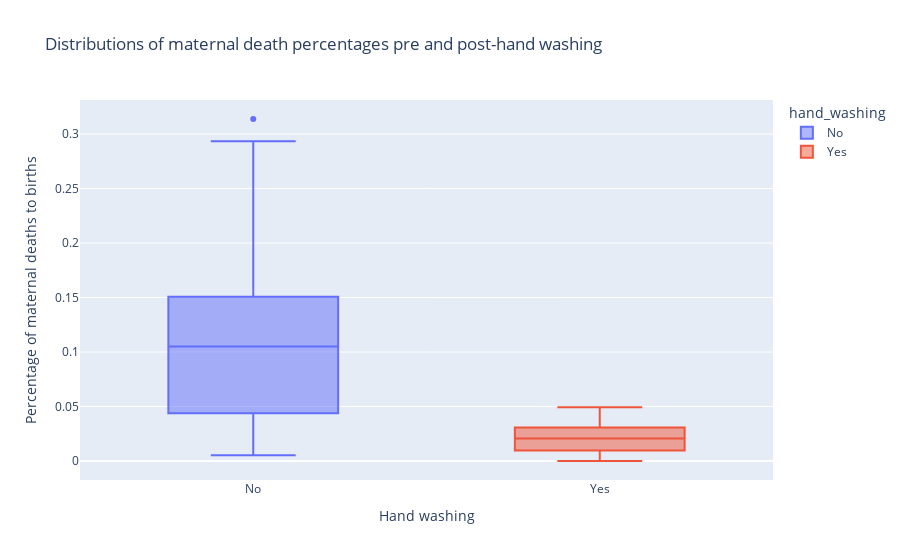

Notebook code for this chart:
### Code cell
box = px.box(df_monthly, 
             x='hand_washing', 
             y='pct_deaths',
             color='hand_washing',
             title='Distributions of maternal death percentages pre and post-hand washing')
 
box.update_layout(xaxis_title='Hand washing',
                  yaxis_title='Percentage of maternal deaths to births')
 
box.show()

### Figure 1 — Plotly figure (JSON) as saved in the notebook; plotly's stock layout.template omitted (floating-point values rounded to 4 significant figures)
{"data": [{"alignmentgroup": "True", "hovertemplate": "hand_washing=%{x}<br>pct_deaths=%{y}<extra></extra>", "legendgroup": "No", "marker": {"color": "#636efa"}, "name": "No", "notched": false, "offsetgroup": "No", "orientation": "v", "showlegend": true, "type": "box", "x": ["No", "No", "No", "No", "No", "No", "No", "No", "No", "No", "No", "No", "No", "No", "No", "No", "No", "No", "No", "No", "No", "No", "No", "No", "No", "No", "No", "No", "No", "No", "No", "No", "No", "No", "No", "No", "No", "No", "No", "No", "No", "No", "No", "No", "No", "No", "No", "No", "No", "No", "No", "No", "No", "No", "No", "No", "No", "No", "No", "No", "No", "No", "No", "No", "No", "No", "No", "No", "No", "No", "No", "No", "No", "No", "No", "No"], "x0": " ", "xaxis": "x", "y": [0.1457, 0.07531, 0.04332, 0.01569, 0.007843, 0.05, 0.08421, 0.01351, 0.01878, 0.1102, 0.2255, 0.2085, 0.1222, 0.1023, 0.1074, 0.03226, 0.06593, 0.2078, 0.2546, 0.1839, 0.2934, 0.2297, 0.3138, 0.1912, 0.1597, 0.1241, 0.1193, 0.06098, 0.04082, 0.005236, 0.01554, 0.02262, 0.176, 0.07143, 0.08051, 0.1516, 0.1128, 0.1703, 0.1731, 0.05833, 0.02679, 0.04369, 0.0632, 0.01224, 0.03226, 0.1102, 0.1055, 0.07591, 0.04745, 0.04452, 0.04231, 0.04392, 0.07143, 0.06122, 0.03586, 0.1055, 0.1484, 0.1094, 0.1049, 0.1339, 0.1809, 0.1543, 0.1897, 0.1344, 0.1015, 0.131, 0.1806, 0.1439, 0.1496, 0.1077, 0.05369, 0.03215, 0.01923, 0.03607, 0.1827, 0.1224], "y0": " ", "yaxis": "y"}, {"alignmentgroup": "True", "hovertemplate": "hand_washing=%{x}<br>pct_deaths=%{y}<extra></extra>", "legendgroup": "Yes", "marker": {"color": "#EF553B"}, "name": "Yes", "notched": false, "offsetgroup": "Yes", "orientation": "v", "showlegend": true, "type": "box", "x": ["Yes", "Yes", "Yes", "Yes", "Yes", "Yes", "Yes", "Yes", "Yes", "Yes", "Yes", "Yes", "Yes", "Yes", "Yes", "Yes", "Yes", "Yes", "Yes", "Yes", "Yes", "Yes"], "x0": " ", "xaxis": "x", "y": [0.02239, 0.012, 0.01894, 0.0458, 0.03957, 0.04472, 0.0293, 0.03534, 0.006873, 0, 0.006557, 0.009585, 0.01136, 0.003717, 0, 0.009615, 0.02341, 0.02903, 0.0134, 0.02233, 0.03085, 0.04926], "y0": " ", "yaxis": "y"}], "layout": {"boxmode": "overlay", "legend": {"title": {"text": "hand_washing"}, "tracegroupgap": 0}, "title": {"text": "Distributions of maternal death percentages pre and post-hand washing"}, "xaxis": {"anchor": "y", "categoryarray": ["No", "Yes"], "categoryorder": "array", "domain": [0, 1], "title": {"text": "Hand washing"}}, "yaxis": {"anchor": "x", "domain": [0, 1], "title": {"text": "Percentage of maternal deaths to births"}}}}
